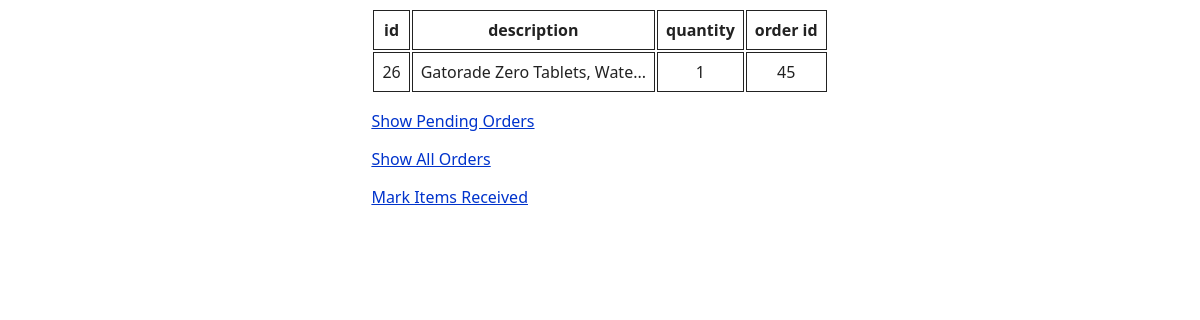
Page /orders/items/45 on the committed database.
### app/models.py (models this page shows)
class Base(DeclarativeBase):
    """Base class for SQLAlchemy models."""

class Piece(Base):
    __tablename__ = "pieces"
    id: Mapped[int] = mapped_column(primary_key=True)
    desc: Mapped[str]
    qty: Mapped[int] = mapped_column(default=1)
    order_id: Mapped[Optional[int]] = mapped_column(ForeignKey("orders.id"))

### app/routes/order/router.py (the view)
@router.get("/items/{order_id}")
async def items(  # noqa: WPS110
    request: Request,
    order_id: int,
    db: Session = Depends(get_db),
) -> HTMLResponse:
    context = {
        "request": request,
        "pieces": get_items_dict(order_id, db),
        "title": "List of items",
        "rcvd_url": router.url_path_for("delivered", order_id=order_id),
        "pending_url": router.url_path_for("pending"),
        "orders_url": router.url_path_for("orders"),
    }
    return templates.TemplateResponse("items.html.j2", context)

### templates/items.html.j2 (shortened to what this page needs)
<!DOCTYPE html>
<html lang="en">
  <head>
    <link href="{{ url_for('static', path='/styles.css') }}" rel="stylesheet">
  </head>
  <body>
    <div class="container"><div class="child">
    <table>
      <tr>
        <th>
          id
        </th>
        <th>
          description
        </th>
        <th>
          quantity
        </th>
        <th>
          order id
        </th>
      </tr>
{% for piece in pieces %}
      <tr>
        <td>
          {{ piece.id }}
        </td>
        <td>
          {{ piece.desc }}
        </td>
        <td>
          {{ piece.qty }}
        </td>
        <td>
          {{ piece.order_id }}
        </td>
      </tr>
{% endfor %}
    </table>
    <p>
      <a title="Show Pending Orders" href="{{ pending_url }}">Show Pending Orders</a>
    </p>
    <p>
      <a title="Show All Orders" href="{{ orders_url }}">Show All Orders</a>
    </p>
    <p>
      <a title="Mark Items Received" href="{{ rcvd_url }}">Mark Items Received</a>
    </p>
    </div></div>
  </body>
</html>

### static/styles.css (style rules this page uses)
body { color: #222; background: #fff; font: 100% system-ui; }
a { color: #0033cc; }
.container { display: flex; justify-content: center; }
th, td { border: 1px solid; text-align: center; padding: 0.5em; }

### rows in the picture
Piece: id "26", desc "Gatorade Zero Tablets, Wate...", qty "1", order_id "45"
